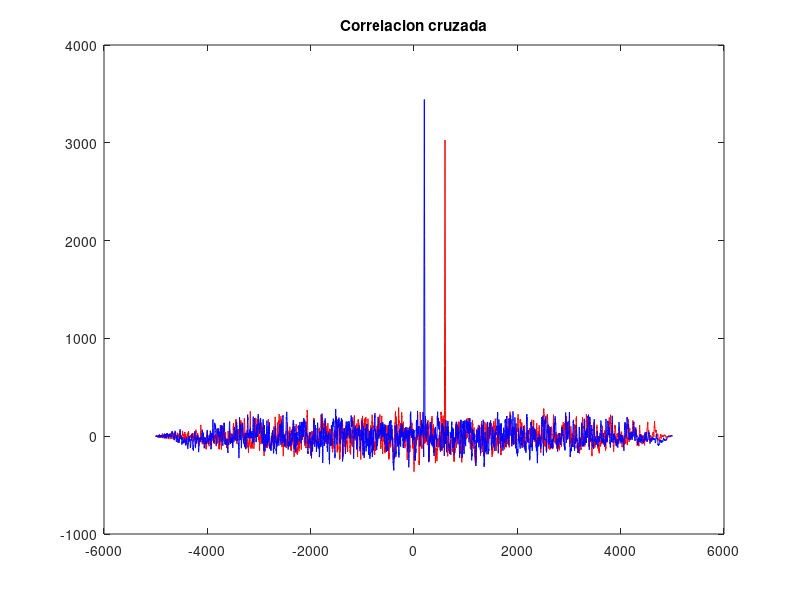

Recreate this plot in MATLAB. (Note: this script raises an error after producing the figure.)
% Script: script_P2.m
% Author: Federico, Scheytt - Joaquin, Gonzalez Targon
% Date: Mayo 2023

clear, clc, close all

%% Carga del archivo de datos
load('datosProb2.mat')

%% Constantes
c = 3e+8;
Ts = 1/Fs;
dT = 16;

%% Discretizaciones
n = t.*Fs;
l = -(length(x1)-1):length(x1)-1;

%% Calculo de correlaciones
rxx1 = xcorr(x1);
rxx2 = xcorr(x2);
ry1x1 = xcorr(y1,x1);
ry2x2 = xcorr(y2,x2);

%% Calculo de picos de la correlacion
[p1, D1pos] = max(ry1x1);
[p2, D2pos] = max(ry2x2);

    %% Calculo del tiempo de retardo en muentras D
    D1 = D1pos - length(x1);
    D2 = D2pos - length(x1);

    %% Calculo de las distancias respectivas
    d1 = (c*D1*Ts)/2;
    d2 = (c*D2*Ts)/2;

    %% Distancia del vehiculo entre los dos intervalos de tiempo
    d = d1-d2;

    %% Velocidad del vehiculo
    v = d/dT;
 
%% Grafico de correlacion cruzada        
figure(1)
    plot(l,ry1x1,'r', l, ry2x2, 'b')
        title('Correlacion cruzada')
        legend('r_{y1x1}(l)', 'Location', 'northeast', 'r_{y2x2}(l)', 'Location', 'northeast')
        xlabel('Indice l')
        ylabel('Correlacion')
        hold on, grid on

%% Graficos de autocorrelacion
figure(2)
    subplot(1,2,1), plot(l, rxx1,'r')
        axis([l(1), l(length(l)-2), 0 , 6000]);
        title('Autoorrelacion de x1')
        legend('r_{xx1}(l)', 'Location', 'northwest')
        xlabel('Indice l')
        ylabel('Correlacion')
        hold on, grid on
    subplot(1,2,2), plot(l, rxx2, 'b')
        axis([l(1), l(length(l)-2), 0 , 6000]);
        title('Autoorrelacion de x2')
        legend('r_{xx2}(l)', 'Location', 'northwest')
        xlabel('Indice l')
        ylabel('Correlacion')
        hold on, grid on
